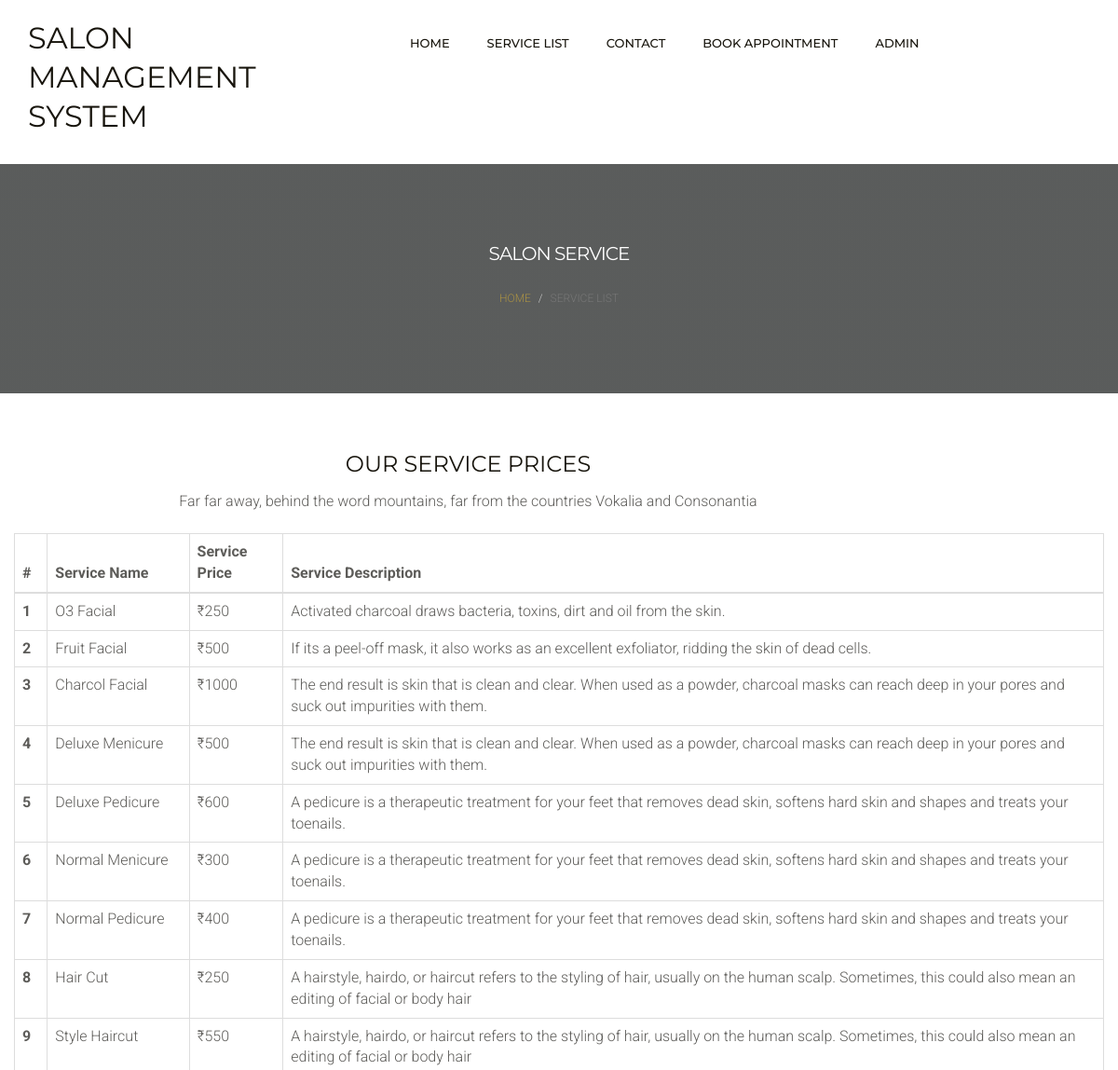
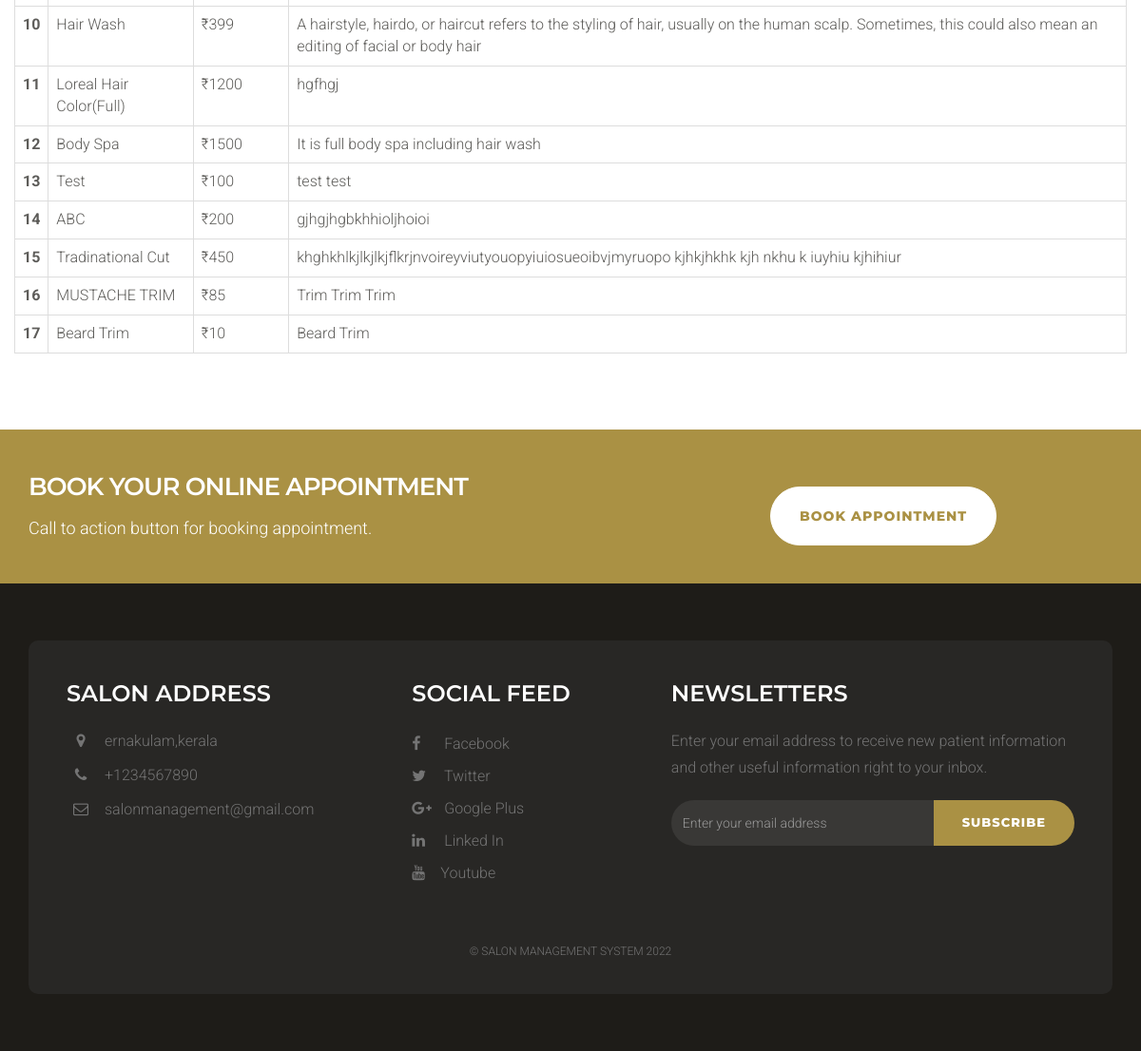
Page /msms/service-list.php on the committed database (2 pictures, top to bottom).
### tables this page shows
CREATE TABLE `tblservices` (
  `ID` int(10) NOT NULL,
  `ServiceName` varchar(200) DEFAULT NULL,
  `Description` mediumtext DEFAULT NULL,
  `Cost` int(10) DEFAULT NULL,
  `CreationDate` timestamp NULL DEFAULT current_timestamp()
);

CREATE TABLE `tblpage` (
  `ID` int(10) NOT NULL,
  `PageType` varchar(200) DEFAULT NULL,
  `PageTitle` mediumtext DEFAULT NULL,
  `PageDescription` mediumtext DEFAULT NULL,
  `Email` varchar(200) DEFAULT NULL,
  `MobileNumber` bigint(10) DEFAULT NULL,
  `UpdationDate` date DEFAULT NULL,
  `Timing` varchar(200) NOT NULL
);

### msms/service-list.php (the view, shortened to what this page needs)
<?php
include('includes/dbconnection.php');
  ?>
<!DOCTYPE html>
<html lang="en">
<head>
    <link href="css/bootstrap.min.css" rel="stylesheet">
    <link href="css/font-awesome.min.css" rel="stylesheet">
    <link href="css/style.css" rel="stylesheet">
</head>
<body>
   <?php include_once('includes/header.php');?>
    <div class="page-header">
        <div class="container">
            <div class="row">
                <div class="col-lg-12 col-md-12 col-sm-12 col-xs-12">
                    <div class="page-caption">
                        <h2 class="page-title">Salon Service</h2>
                        <div class="page-breadcrumb">
                            <ol class="breadcrumb">
                                <li><a href="index.php">Home</a></li>
                                <li class="active">service list</li>
                            </ol>
                        </div>
                    </div>
                </div>
            </div>
        </div>
    </div>
    <div class="content">
        <div class="container">
            <div class="row">
                <div class="col-md-10 heading-section text-center ftco-animate" style="padding-bottom: 20px;">
            <h2 class="mb-4">Our Service Prices</h2>
            <p>Far far away, behind the word mountains, far from the countries Vokalia and Consonantia</p>
          </div>
               <table class="table table-bordered"> <thead> <tr> <th>#</th> <th>Service Name</th> <th>Service Price</th> <th>Service Description</th> </tr> </thead> <tbody>
<?php
$ret=mysqli_query($con,"select *from  tblservices");
$cnt=1;
while ($row=mysqli_fetch_array($ret)) {
?>
             <tr> <th scope="row"><?php echo $cnt;?></th> <td><?php  echo $row['ServiceName'];?></td> <td>₹<?php  echo $row['Cost'];?></td> <td><?php  echo $row['Description'];?></td> </tr>   <?php
$cnt=$cnt+1;
}?></tbody> </table>
            </div>
        </div>
    </div>
    <div class="space-small bg-primary">
        <div class="container">
            <div class="row">
                <div class="col-lg-8 col-sm-7 col-md-8 col-xs-12">
                    <h1 class="cta-title">Book your online appointment</h1>
                    <p class="cta-text"> Call to action button for booking appointment.</p>
                </div>
                <div class="col-lg-4 col-sm-5 col-md-4 col-xs-12">
                    <a href="appointment.php" class="btn btn-white btn-lg mt20">Book Appointment</a>
                </div>
            </div>
        </div>
    </div>
    <?php include_once('includes/footer.php');?>
</body>
</html>

### msms/includes/footer.php (shortened to what this page needs)
<?php
include('includes/dbconnection.php');
  ?>
<div class="footer">
        <div class="container">
            <div class="footer-block">
                <div class="row">
                    <div class="col-lg-4 col-md-4 col-sm-6 col-xs-12">
                        <div class="footer-widget">
                            <h2 class="widget-title">Salon Address</h2>
                            <ul class="listnone contact">
                                <?php
$ret=mysqli_query($con,"select * from tblpage where PageType='contactus' ");
while ($row=mysqli_fetch_array($ret)) {
?>
                                <li><i class="fa fa-map-marker"></i> <?php  echo $row['PageDescription'];?> </li>
                                <li><i class="fa fa-phone"></i> +<?php  echo $row['MobileNumber'];?></li>
                                <li><i class="fa fa-envelope-o"></i>  <?php  echo $row['Email'];?></li><?php } ?>
                            </ul>
                        </div>
                    </div>
                    <div class="col-lg-3 col-md-3 col-sm-6 col-xs-12">
                        <div class="footer-widget footer-social">
                            <h2 class="widget-title">Social Feed</h2>
                            <ul class="listnone">
                                <li>
                                    <a href="#"> <i class="fa fa-facebook"></i> Facebook </a>
                                </li>
                                <li><a href="#"><i class="fa fa-twitter"></i> Twitter</a></li>
                                <li><a href="#"><i class="fa fa-google-plus"></i> Google Plus</a></li>
                                <li><a href="#"><i class="fa fa-linkedin"></i> Linked In</a></li>
                                <li>
                                    <a href="#"> <i class="fa fa-youtube"></i>Youtube</a>
                                </li>
                            </ul>
                        </div>
                    </div>
                    <div class="col-lg-5 col-md-5 col-sm-12 col-xs-12">
                        <div class="footer-widget widget-newsletter">
                            <h2 class="widget-title">Newsletters</h2>
                            <p>Enter your email address to receive new patient information and other useful information right to your inbox.</p>
                            <form method="post">
                            <div class="input-group">
                                <input type="text" class="form-control" placeholder="Enter your email address" name="email">
                                <span class="input-group-btn">
                            <button class="btn btn-default" type="submit" value="submit" name="sub">Subscribe</button>
                            </span>
                            </div></form>
                        </div>
                    </div>
                </div>
                <div class="tiny-footer">
                    <div class="row">
                        <div class="col-lg-12 col-md-12 col-sm-12 col-xs-12">
                            <div class="copyright-content">
                                <p>© Salon Management System 2022</p>
                            </div>
                        </div>
                    </div>
                </div>
            </div>
        </div>
    </div>

### msms/css/style.css (style rules this page uses)
body { font-size: 16px; background-color: #fff; color: #5d5c59; font-family: 'Roboto', sans-serif; line-height: 28px; font-weight: 300; }
h1, h2, h3, h4, h5, h6 { margin: 0; padding: 0; margin-bottom: 10px; color: #18150d; font-weight: 400; font-family: 'Montserrat', sans-serif; text-transform: uppercase; -webkit-font-smoothing: antialiased; text-rendering: optimizeLegibility; }
h1 { font-size: 32px; line-height: 42px; }
h2 { font-size: 24px; line-height: 32px; }
p { margin: 0 0 20px; }
p:last-child { margin-bottom: 0px; }
ul, ol { margin: 0; }
a { color: #aa9144; text-decoration: none; -webkit-transition: all 0.3s; -moz-transition: all 0.3s; transition: all 0.3s; }
.listnone { list-style: none; padding: 0px; }
.form-control { width: 100%; height: 50px; padding: 6px 12px; font-size: 16px; line-height: 1.42857143; color: #333; background-color: #fff; border: 1px solid #dcd9d3; background-image: none; border-radius: 10px; -webkit-box-shadow: inset 0 0px 0px rgba(255, 255, 255, .075); box-shadow: inset 3px 3px 3px rgba(255, 255, 255, .075); margin-bottom: 15px; }
.btn { display: inline-block; padding: 14px 30px; margin-bottom: 0; font-size: 13px; font-weight: 800; letter-spacing: 1px; line-height: 1.42857143; text-align: center; border: none; text-transform: uppercase; border-radius: 100px;font-family: 'Montserrat', sans-serif; -webkit-font-smoothing: antialiased; text-rendering: optimizeLegibility; }
.btn-default { color: #fff; background-color: #aa9144; }
.btn-white { color: #aa9144; background-color: #fff; border: 1px solid #fff; }
.btn-lg { font-size: 14px; padding: 20px 30px; }
.space-small { padding-top: 40px; padding-bottom: 40px; }
.mt20 { margin-top: 20px; }
.bg-primary { background-color: #aa9144; }
.cta-title { font-size: 32px; font-weight: 700; letter-spacing: -1px; color: #fff; margin-bottom: 10px; }
.cta-text { font-size: 18px; color: #a2fed4; }
.cta-title { font-size: 36px; color: #fff; line-height: 58px; font-weight: 600; margin-bottom: 10px; letter-spacing: -1px; }
.cta-text { font-size: 18px; color: #fff; margin-bottom: 30px; }
.page-header { background: linear-gradient(rgba(36, 39, 38, 0.5), rgba(36, 39, 38, 0.5)), rgba(36, 39, 38, 0.5); background-size: cover; margin: 0; border-bottom: none; padding-bottom: 0px; }
.page-caption { padding: 120px 0px; position: relative; z-index: 1; color: #fff; text-align: center; }
.page-title { color: #fff; font-size: 40px; font-weight: 400; letter-spacing: -1px; }
.page-breadcrumb .breadcrumb { background-color: transparent; margin-bottom: 0px; font-size: 12px; text-transform: uppercase; }
.content { padding-top: 60px; padding-bottom: 60px; }
.footer { background-color: #1e1c18; padding-top: 60px; padding-bottom: 60px; }
.footer-block { background-color: #282725;padding: 40px 40px 10px 40px; border-radius: 10px; }
.footer-widget p { color: #747474; }
.footer-widget .widget-title { color: #fff; font-weight: 600; padding-bottom: 20px; margin-bottom: 30px; }
.footer-widget li a { color: #747474; line-height: 34px; }
.footer-social ul li a i { padding-right: 10px; width: 30px; }
.footer .contact li { position: relative; padding-left: 40px; display: block; ' margin-bottom: 8px; padding: 0 0 8px 40px; color: #747474; }
.footer .contact li i { display: block; position: absolute; top: 5px; left: 0; width: 30px; font-size: 16px; text-align: center; }
.widget-newsletter .form-control { height: 48px; color: #eee; background-color: #393836; border: none; box-shadow: none; font-size: 14px; border-radius: 30px 0px 0px 30px; }
.widget-newsletter button { height: 48px; }
.tiny-footer { padding-top: 19px; padding-bottom: 9px; font-size: 12px; color: #56575e; text-align: left; text-transform: uppercase; text-align: center; }
.copyright-content { padding: 12px; color: #747474; }
.widget-title { margin-bottom: 20px; }
@media only screen and (max-width : 1200px) { .cta-title { font-size: 26px; line-height: 40px; } }
@media only screen and (max-width : 1200px) { .footer-widget { margin-bottom: 20px; } }
@media only screen and (max-width : 1200px) { .footer-widget .widget-title { margin-bottom: 0px; } }
@media only screen and (max-width : 1200px) { .page-title { font-size: 20px; } }
@media only screen and (max-width : 1200px) { .page-caption { padding: 80px 0px; } }

### rows in the picture
tblservices: ServiceName "O3 Facial", Cost "250", Description "Activated charcoal draws bacteria, toxins, dirt and oil from the skin."
tblservices: ServiceName "Fruit Facial", Cost "500", Description "If its a peel-off mask, it also works as an excellent exfoliator, ridding the skin of dead cells."
tblservices: ServiceName "Charcol Facial", Cost "1000", Description "The end result is skin that is clean and clear. When used as a powder, charcoal masks can reach deep in your pores and suck out impurities with them."
tblservices: ServiceName "Deluxe Menicure", Cost "500", Description "The end result is skin that is clean and clear. When used as a powder, charcoal masks can reach deep in your pores and suck out impurities with them."
tblservices: ServiceName "Deluxe Pedicure", Cost "600", Description "A pedicure is a therapeutic treatment for your feet that removes dead skin, softens hard skin and shapes and treats your toenails."
tblservices: ServiceName "Normal Menicure", Cost "300", Description "A pedicure is a therapeutic treatment for your feet that removes dead skin, softens hard skin and shapes and treats your toenails."
tblservices: ServiceName "Normal Pedicure", Cost "400", Description "A pedicure is a therapeutic treatment for your feet that removes dead skin, softens hard skin and shapes and treats your toenails."
tblservices: ServiceName "Hair Cut", Cost "250", Description "A hairstyle, hairdo, or haircut refers to the styling of hair, usually on the human scalp. Sometimes, this could also mean an editing of facial or body hair"
tblservices: ServiceName "Style Haircut", Cost "550", Description "A hairstyle, hairdo, or haircut refers to the styling of hair, usually on the human scalp. Sometimes, this could also mean an editing of facial or body hair"
tblservices: ServiceName "Hair Wash", Cost "399", Description "A hairstyle, hairdo, or haircut refers to the styling of hair, usually on the human scalp. Sometimes, this could also mean an editing of facial or body hair"
tblservices: ServiceName "Loreal Hair Color(Full)", Cost "1200", Description "hgfhgj"
tblservices: ServiceName "Body Spa", Cost "1500", Description "It is full body spa including hair wash"
tblservices: ServiceName "Test", Cost "100", Description "test test"
tblservices: ServiceName "ABC", Cost "200", Description "gjhgjhgbkhhioljhoioi"
tblservices: ServiceName "Tradinational Cut", Cost "450", Description "khghkhlkjlkjlkjflkrjnvoireyviutyouopyiuiosueoibvjmyruopo kjhkjhkhk kjh nkhu k iuyhiu kjhihiur"
tblservices: ServiceName "MUSTACHE TRIM", Cost "85", Description "Trim Trim Trim"
tblservices: ServiceName "Beard Trim", Cost "10", Description "Beard Trim"
tblpage: PageDescription "ernakulam,kerala", MobileNumber "1234567890", Email "salonmanagement@gmail.com"
